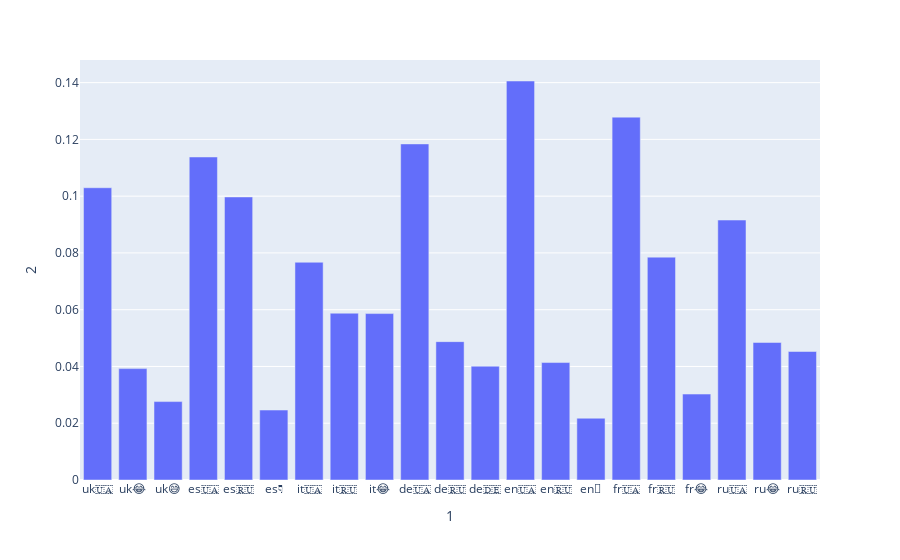

Source (notebook cell):
### Code cell
import plotly.express as px
import pandas as pd

d = {"1":x,
      "2": y
      }

px.bar(pd.DataFrame(d), x="1", y="2")

### Figure 1 — Plotly figure (JSON) as saved in the notebook; plotly's stock layout.template omitted (floating-point values rounded to 4 significant figures)
{"data": [{"alignmentgroup": "True", "hovertemplate": "1=%{x}<br>2=%{y}<extra></extra>", "legendgroup": "", "marker": {"color": "#636efa", "pattern": {"shape": ""}}, "name": "", "offsetgroup": "", "orientation": "v", "showlegend": false, "textposition": "auto", "type": "bar", "x": ["uk🇺🇦", "uk😂", "uk😅", "es🇺🇦", "es🇷🇺", "es👇", "it🇺🇦", "it🇷🇺", "it😂", "de🇺🇦", "de🇷🇺", "de🇩🇪", "en🇺🇦", "en🇷🇺", "en💙", "fr🇺🇦", "fr🇷🇺", "fr😂", "ru🇺🇦", "ru😂", "ru🇷🇺"], "xaxis": "x", "y": [0.103, 0.03925, 0.02763, 0.1138, 0.09972, 0.02465, 0.07672, 0.05876, 0.05863, 0.1184, 0.04875, 0.04011, 0.1406, 0.04138, 0.02176, 0.1278, 0.07852, 0.03027, 0.09159, 0.04846, 0.04527], "yaxis": "y"}], "layout": {"barmode": "relative", "legend": {"tracegroupgap": 0}, "margin": {"t": 60}, "xaxis": {"anchor": "y", "domain": [0, 1], "title": {"text": "1"}}, "yaxis": {"anchor": "x", "domain": [0, 1], "title": {"text": "2"}}}}
